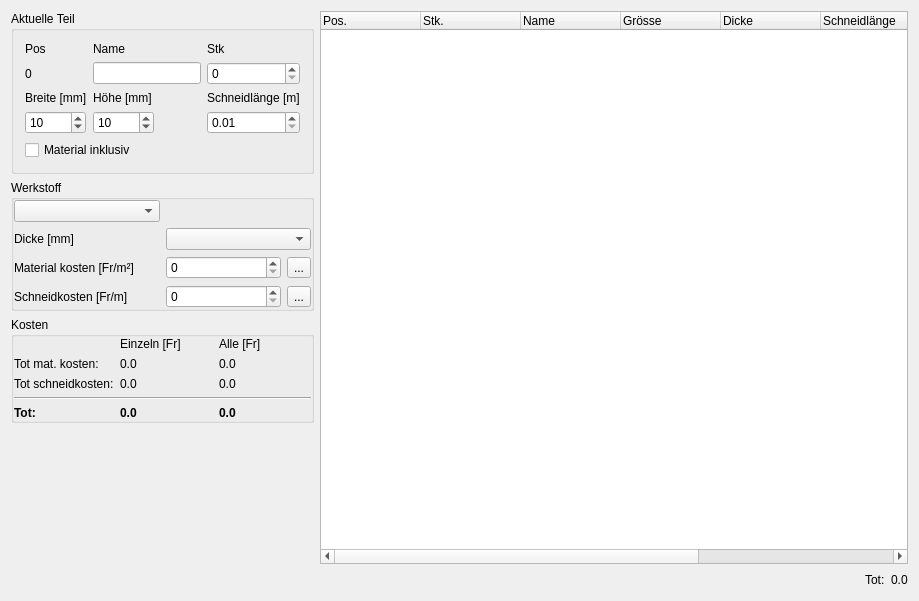
<?xml version="1.0" encoding="UTF-8"?>
<ui version="4.0">
 <class>Offer_Gui</class>
 <widget class="QWidget" name="Offer_Gui">
  <property name="geometry">
   <rect>
    <x>0</x>
    <y>0</y>
    <width>919</width>
    <height>601</height>
   </rect>
  </property>
  <layout class="QGridLayout" name="gridLayout_7">
   <item row="0" column="0">
    <layout class="QGridLayout" name="gridLayout" columnstretch="0,0,0,0,0,0,0,0,2">
     <item row="1" column="8" rowspan="4">
      <layout class="QGridLayout" name="gridLayout_3">
       <item row="1" column="2">
        <widget class="QLabel" name="m_QLabel_ListTotal">
         <property name="text">
          <string>0.0</string>
         </property>
        </widget>
       </item>
       <item row="1" column="1">
        <widget class="QLabel" name="label_11">
         <property name="text">
          <string>Tot:</string>
         </property>
        </widget>
       </item>
       <item row="1" column="0">
        <spacer name="horizontalSpacer_2">
         <property name="orientation">
          <enum>Qt::Horizontal</enum>
         </property>
         <property name="sizeHint" stdset="0">
          <size>
           <width>40</width>
           <height>20</height>
          </size>
         </property>
        </spacer>
       </item>
       <item row="0" column="0" colspan="3">
        <widget class="QTreeWidget" name="m_QTreeWidget">
         <column>
          <property name="text">
           <string>Pos.</string>
          </property>
         </column>
         <column>
          <property name="text">
           <string>Stk.</string>
          </property>
         </column>
         <column>
          <property name="text">
           <string>Name</string>
          </property>
         </column>
         <column>
          <property name="text">
           <string>Grösse</string>
          </property>
         </column>
         <column>
          <property name="text">
           <string>Dicke</string>
          </property>
         </column>
         <column>
          <property name="text">
           <string>Schneidlänge</string>
          </property>
         </column>
         <column>
          <property name="text">
           <string>Werkstoff</string>
          </property>
         </column>
         <column>
          <property name="text">
           <string>Preis</string>
          </property>
         </column>
         <column>
          <property name="text">
           <string>Preis Tot</string>
          </property>
         </column>
        </widget>
       </item>
      </layout>
     </item>
     <item row="1" column="0">
      <widget class="QGroupBox" name="groupBox_2">
       <property name="title">
        <string>Aktuelle Teil</string>
       </property>
       <layout class="QGridLayout" name="gridLayout_6">
        <item row="0" column="1">
         <widget class="QLabel" name="label">
          <property name="text">
           <string>Name</string>
          </property>
         </widget>
        </item>
        <item row="0" column="0">
         <widget class="QLabel" name="label_6">
          <property name="text">
           <string>Pos</string>
          </property>
         </widget>
        </item>
        <item row="0" column="2">
         <widget class="QLabel" name="label_7">
          <property name="text">
           <string>Stk</string>
          </property>
         </widget>
        </item>
        <item row="2" column="0">
         <widget class="QLabel" name="label_2">
          <property name="text">
           <string>Breite [mm]</string>
          </property>
         </widget>
        </item>
        <item row="1" column="1">
         <widget class="QLineEdit" name="m_QLineEdit_Name"/>
        </item>
        <item row="1" column="0">
         <widget class="QLabel" name="label_14">
          <property name="text">
           <string>0</string>
          </property>
         </widget>
        </item>
        <item row="1" column="2">
         <widget class="QSpinBox" name="m_QSpinBox_Pieces"/>
        </item>
        <item row="3" column="0" alignment="Qt::AlignLeft">
         <widget class="QDoubleSpinBox" name="m_QDoubleSpinBox_Width">
          <property name="decimals">
           <number>0</number>
          </property>
          <property name="minimum">
           <double>1.000000000000000</double>
          </property>
          <property name="maximum">
           <double>10000.000000000000000</double>
          </property>
          <property name="value">
           <double>10.000000000000000</double>
          </property>
         </widget>
        </item>
        <item row="2" column="1">
         <widget class="QLabel" name="label_3">
          <property name="text">
           <string>Höhe [mm]</string>
          </property>
         </widget>
        </item>
        <item row="3" column="1" alignment="Qt::AlignLeft">
         <widget class="QDoubleSpinBox" name="m_QDoubleSpinBox_Height">
          <property name="decimals">
           <number>0</number>
          </property>
          <property name="minimum">
           <double>1.000000000000000</double>
          </property>
          <property name="maximum">
           <double>10000.000000000000000</double>
          </property>
          <property name="value">
           <double>10.000000000000000</double>
          </property>
         </widget>
        </item>
        <item row="2" column="2">
         <widget class="QLabel" name="label_5">
          <property name="text">
           <string>Schneidlänge [m]</string>
          </property>
         </widget>
        </item>
        <item row="3" column="2">
         <widget class="QDoubleSpinBox" name="m_QDoubleSpinBox_CutLength">
          <property name="minimum">
           <double>0.010000000000000</double>
          </property>
          <property name="maximum">
           <double>900000.000000000000000</double>
          </property>
         </widget>
        </item>
        <item row="4" column="0" colspan="2">
         <widget class="QCheckBox" name="m_QCheckBox_MaterialIncluded">
          <property name="text">
           <string>Material inklusiv</string>
          </property>
         </widget>
        </item>
       </layout>
      </widget>
     </item>
     <item row="2" column="0">
      <widget class="QGroupBox" name="groupBox">
       <property name="title">
        <string>Werkstoff</string>
       </property>
       <layout class="QGridLayout" name="gridLayout_5">
        <property name="leftMargin">
         <number>0</number>
        </property>
        <property name="topMargin">
         <number>0</number>
        </property>
        <property name="rightMargin">
         <number>0</number>
        </property>
        <property name="bottomMargin">
         <number>0</number>
        </property>
        <item row="0" column="0">
         <widget class="QComboBox" name="m_QComboBox_Material"/>
        </item>
        <item row="2" column="0">
         <widget class="QLabel" name="label_13">
          <property name="text">
           <string>Material kosten [Fr/m²]</string>
          </property>
         </widget>
        </item>
        <item row="1" column="1">
         <widget class="QComboBox" name="m_QComboBox_Thickness"/>
        </item>
        <item row="3" column="0">
         <widget class="QLabel" name="label_15">
          <property name="text">
           <string>Schneidkosten [Fr/m]</string>
          </property>
         </widget>
        </item>
        <item row="1" column="0">
         <widget class="QLabel" name="label_4">
          <property name="text">
           <string>Dicke [mm]</string>
          </property>
         </widget>
        </item>
        <item row="3" column="1">
         <layout class="QHBoxLayout" name="horizontalLayout">
          <item>
           <widget class="QSpinBox" name="m_QSpinBox_SchneidkostenProMeter">
            <property name="maximum">
             <number>999999</number>
            </property>
           </widget>
          </item>
          <item>
           <widget class="QToolButton" name="toolButton">
            <property name="text">
             <string>...</string>
            </property>
           </widget>
          </item>
         </layout>
        </item>
        <item row="2" column="1">
         <layout class="QHBoxLayout" name="horizontalLayout_2">
          <item>
           <widget class="QSpinBox" name="m_QSpinBox_MaterialKostenProQuadratMeter">
            <property name="maximum">
             <number>99999</number>
            </property>
           </widget>
          </item>
          <item>
           <widget class="QToolButton" name="toolButton_2">
            <property name="text">
             <string>...</string>
            </property>
           </widget>
          </item>
         </layout>
        </item>
       </layout>
      </widget>
     </item>
     <item row="3" column="0">
      <widget class="QGroupBox" name="groupBox_3">
       <property name="title">
        <string>Kosten</string>
       </property>
       <layout class="QGridLayout" name="gridLayout_4">
        <property name="leftMargin">
         <number>0</number>
        </property>
        <property name="topMargin">
         <number>0</number>
        </property>
        <property name="rightMargin">
         <number>0</number>
        </property>
        <property name="bottomMargin">
         <number>0</number>
        </property>
        <item row="0" column="0">
         <layout class="QGridLayout" name="gridLayout_2">
          <item row="1" column="0">
           <widget class="QLabel" name="label_10">
            <property name="text">
             <string>Tot mat. kosten:</string>
            </property>
           </widget>
          </item>
          <item row="1" column="2">
           <widget class="QLabel" name="m_QLabel_MaterialKosten">
            <property name="text">
             <string>0.0</string>
            </property>
           </widget>
          </item>
          <item row="2" column="2">
           <widget class="QLabel" name="m_QLabel_SchneidKosten">
            <property name="text">
             <string>0.0</string>
            </property>
           </widget>
          </item>
          <item row="4" column="2">
           <widget class="QLabel" name="m_QLabel_Total">
            <property name="font">
             <font>
              <weight>75</weight>
              <bold>true</bold>
             </font>
            </property>
            <property name="text">
             <string>0.0</string>
            </property>
           </widget>
          </item>
          <item row="4" column="0">
           <widget class="QLabel" name="label_9">
            <property name="font">
             <font>
              <weight>75</weight>
              <bold>true</bold>
             </font>
            </property>
            <property name="text">
             <string>Tot:</string>
            </property>
           </widget>
          </item>
          <item row="3" column="0" colspan="3">
           <widget class="Line" name="line">
            <property name="orientation">
             <enum>Qt::Horizontal</enum>
            </property>
           </widget>
          </item>
          <item row="2" column="0">
           <widget class="QLabel" name="label_8">
            <property name="text">
             <string>Tot schneidkosten:</string>
            </property>
           </widget>
          </item>
          <item row="2" column="1">
           <widget class="QLabel" name="m_QLabel_SchneidKostenEinzeln">
            <property name="text">
             <string>0.0</string>
            </property>
           </widget>
          </item>
          <item row="4" column="1">
           <widget class="QLabel" name="m_QLabel_TotalEinzeln">
            <property name="font">
             <font>
              <weight>75</weight>
              <bold>true</bold>
             </font>
            </property>
            <property name="text">
             <string>0.0</string>
            </property>
           </widget>
          </item>
          <item row="1" column="1">
           <widget class="QLabel" name="m_QLabel_MaterialKostenEinzeln">
            <property name="text">
             <string>0.0</string>
            </property>
           </widget>
          </item>
          <item row="0" column="1">
           <widget class="QLabel" name="label_16">
            <property name="text">
             <string>Einzeln [Fr]</string>
            </property>
           </widget>
          </item>
          <item row="0" column="2">
           <widget class="QLabel" name="label_17">
            <property name="text">
             <string>Alle [Fr]</string>
            </property>
           </widget>
          </item>
         </layout>
        </item>
       </layout>
      </widget>
     </item>
     <item row="4" column="0">
      <spacer name="verticalSpacer">
       <property name="orientation">
        <enum>Qt::Vertical</enum>
       </property>
       <property name="sizeHint" stdset="0">
        <size>
         <width>20</width>
         <height>40</height>
        </size>
       </property>
      </spacer>
     </item>
    </layout>
   </item>
  </layout>
  <action name="m_QAction_File_Exit">
   <property name="text">
    <string>&amp;Exit</string>
   </property>
  </action>
  <action name="m_QAction_File_Settings">
   <property name="text">
    <string>&amp;Settings</string>
   </property>
  </action>
 </widget>
 <layoutdefault spacing="6" margin="11"/>
 <resources/>
 <connections/>
</ui>
